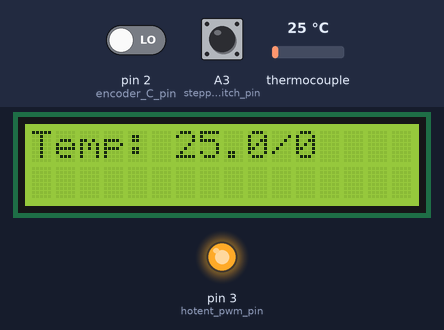
This program was run on a simulated Arduino Uno, built with avr-gcc and run on an emulated ATmega328P. On the bench: 16×2 character LCD, output pins drawn as LEDs (lit = HIGH). The test bench sets the inputs (shaded band); at power-on: pin 2 (encoder_C_pin) LOW, thermocouple 25 °C, A3 (stepper_control_switch_pin) LOW. Pins used as bus, display or sensor lines are not drawn.

Above: at 1.2 s.
1.3 s: pin 2 (encoder_C_pin) driven HIGH
At 2.2 s:
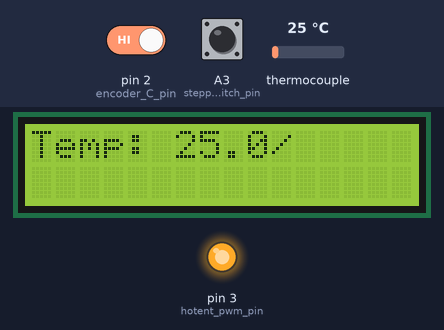
3.3 s: thermocouple set to 6 °C
At 4.1 s:
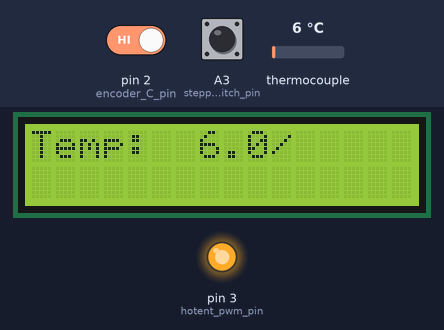
5.3 s: thermocouple set to 75 °C
At 6.05 s:
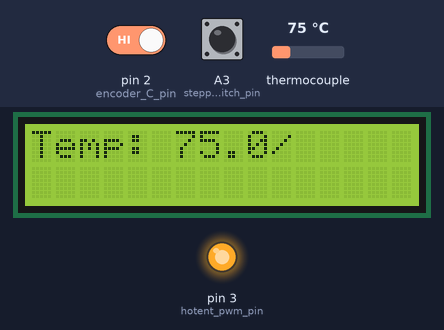
7.3 s: thermocouple set to 150 °C
At 8.05 s:
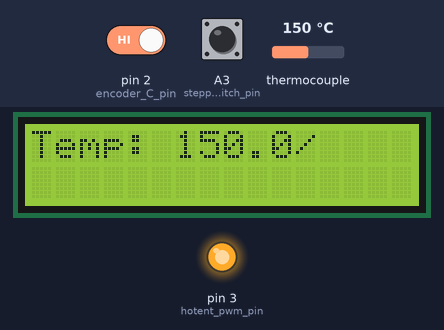
Timing chart, 0 to 10.3 s (numbered marks = the images above; inputs shaded):
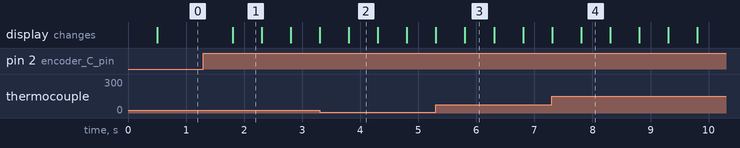

The program:

main.cpp
```cpp
#include <Arduino.h>
#include <LiquidCrystal.h>
#include <max6675.h>

//functions signitures
void regular_mocde();
void temp_select_mode_control();
void LCD_show(bool);
void read_endoder_status();
String convert_double_to_string(double);
double readTemperature();
int CalcPidValues();
void HotendUpdate();
void StepperMove(int);

//pins const setup
/*    LCD Module  ==>   Arduino
 *    1              ==>     Gnd
 *    2              ==>     5V
 *    3             ==>     5V or potensiometer
 *    4             ==>     D12
 *    5             ==>     Gnd
 *    6             ==>     D13
 *    7             ==>     Not Connected
 *    8             ==>     Not Connected
 *    9             ==>     Not Connected
 *    10             ==>    Not Connected
 *    11             ==>    A2
 *    12             ==>    A1
 *    13             ==>    A0
 *    14             ==>    D7
 *    15             ==>     5V
 *    16             ==>     Gnd      */
// LCD wireing shema in /img folder
const int lcd_rs_pin = 12;
const int lcd_en_pin = 13;
const int lcd_A2_pin = A2;
const int lcd_A1_pin = A1;
const int lcd_A0_pin = A0;
const int lcd_d7_pin = 7;

/*    Encoder Module  ==>   Arduino
 *    Clk              ==>     D0
 *    Gnd              ==>     Gnd
 *    Data             ==>     D1
 *    Switch_pin_A     ==>     D2
 *    Switch_Pin_B     ==>     Gnd (Pull off)
 *    */
const int encoder_A_pin = 0;
const int encoder_B_pin = 1;
const int encoder_C_pin = 2;

const int thermo_DO_pin = 4;
const int thermo_CS_pin = 5;
const int thermo_CLK_pin = 6;

const int stepper_dir_pin = 9;
const int stepper_step_pin = 10;

const int hotent_pwm_pin = 3;

const int stepper_control_switch_pin = A3;

//encoder controls consts
const int min_required_temp = 0;
const int max_required_temp = 250;
const int rotery_encoder_step = 10;


//encoder vars
int currentStateA;
int lastStateA;

//temperature and  pid  vars
double current_temp;
int requred_temp;
double last_temp_read;
float PID_error = 0;
float previous_error = 0;
int PID_value = 0;
float elapsed_PID_time;
float PID_time;
float PID_Time_prev;
int PID_p = 0;
int PID_i = 0;
int PID_d = 0;

// PID constants
int kp = 40.1;
int ki = 9.2;
int kd = 1.2;

//timers time stemp
unsigned long temp_select_blink_timestemp;
unsigned long display_refresh_timestemp;
unsigned long temp_read_timestemp;
unsigned long hotend_temp_update_timestemp;

//timers intervals
const int temp_select_blink_interval = 500;
const int display_refresh__interval = 500;
const int temp_read_interval = 500;
const int hotend_temp_update_interval = 300;

//menye vars
bool temp_select_mode = false;
bool show_required_temp = true;

const int stepper_delay_time = 1500;


LiquidCrystal lcd(lcd_rs_pin, lcd_en_pin, lcd_A2_pin, lcd_A1_pin, lcd_A0_pin, lcd_d7_pin);
MAX6675 thermocouple(thermo_CLK_pin, thermo_CS_pin, thermo_DO_pin);

void setup()
{
  // Define LCD Display
  pinMode(encoder_A_pin, INPUT);
  pinMode(encoder_B_pin, INPUT);
  pinMode(encoder_C_pin, INPUT);
  pinMode(hotent_pwm_pin,OUTPUT);
  pinMode(stepper_dir_pin,OUTPUT);
  pinMode(stepper_step_pin,OUTPUT);
  pinMode(stepper_control_switch_pin,INPUT);

  TCCR2B = TCCR2B & B11111000 | 0x03;    // pin 3 and 11 PWM f
  digitalWrite(hotent_pwm_pin,HIGH);
  digitalWrite(stepper_dir_pin,HIGH);

  lcd.begin(16, 2);

  Serial.begin(9600);

  current_temp = 0;
  requred_temp = 0;
  temp_select_blink_timestemp = 0;
  display_refresh_timestemp = 0;
  temp_read_timestemp = 0;
  last_temp_read = 0;

  lcd.clear();
  LCD_show(true);

  lastStateA = digitalRead(encoder_A_pin);
}

void loop()
{
  // check for "click" encoder input
  if (digitalRead(encoder_C_pin))
  {
    temp_select_mode = !temp_select_mode;
  }

  current_temp = readTemperature();
  // choose display mode
  if (temp_select_mode)
  {
    read_endoder_status();
    temp_select_mode_control();
  }
  else
    regular_mocde();

  HotendUpdate();

  if(digitalRead(stepper_control_switch_pin) == HIGH)
    StepperMove(1);

}

void LCD_show(bool show_required_temp)
{
  String current_temp_str = convert_double_to_string(current_temp);
  lcd.clear();
  lcd.setCursor(0, 0);
  lcd.print("Temp: ");
  lcd.print(current_temp_str);
  lcd.print("/");
  if (show_required_temp)
    lcd.print(int(requred_temp));
}

void read_endoder_status()
{
  currentStateA = digitalRead(encoder_A_pin);
  // If last and current state of outputA are different, then pulse occurred
  // React to only 1 state change to avoid double count
  if (currentStateA != lastStateA && currentStateA == 1)
  {

    // If the outputB state is different than the outputA state then
    // the encoder is rotating CCW so decrement
    if (digitalRead(encoder_B_pin) != currentStateA)
    {
      if (requred_temp <= max_required_temp - rotery_encoder_step)
        requred_temp += rotery_encoder_step;
    }
    else
    {
      // Encoder is rotating CW so increment
      if (requred_temp >= min_required_temp + rotery_encoder_step)
        requred_temp -= rotery_encoder_step;
    }
    //Serial.println(requred_temp);
  }
  lastStateA = currentStateA;
}

void temp_select_mode_control()
{
  if (millis() - temp_select_blink_timestemp >= temp_select_blink_interval)
  {
    temp_select_blink_timestemp = millis();
    LCD_show(show_required_temp);
    show_required_temp = !show_required_temp;
  }
}

void regular_mocde()
{
  if (millis() - display_refresh_timestemp >= display_refresh__interval)
  {
    display_refresh_timestemp = millis();
    LCD_show(true);
  }
}

String convert_double_to_string(double num)
{
  char buffer[7];
  dtostrf(num, 4, 1, buffer);
  return String(buffer);
}

double readTemperature()
{
  if (millis() - temp_read_timestemp >= temp_read_interval)
  {
    last_temp_read = thermocouple.readCelsius();
    temp_read_timestemp = millis();
  }
  return last_temp_read;
}

int CalcPidValues(){
  PID_error = requred_temp - current_temp;
    // Calculate the P value
    PID_p = kp * PID_error;

    if (-3 < PID_error &&  PID_error < 3)
    {
      PID_i = PID_i + (ki * PID_error);
    }

    // For derivative we need real time to calculate speed change rate
    PID_Time_prev = PID_time; // the previous time is stored before the actual time read
    PID_time = millis();      // actual time read
    elapsed_PID_time = (PID_time - PID_Time_prev) / 1000;
    // Now we can calculate the D calue
    PID_d = kd * ((PID_error - previous_error) / elapsed_PID_time);
    // Final total PID value is the sum of P + I + D
    PID_value = PID_p + PID_i + PID_d;

    if (PID_value < 0)
      PID_value = 0;
    if (PID_value > 255)
      PID_value = 255;

    return PID_value;
}

void HotendUpdate(){
  if (requred_temp != 0)
  {
      if (millis() - hotend_temp_update_timestemp >= hotend_temp_update_interval)
      {

      int PID_value = CalcPidValues();
      // Now we can write the PWM signal to the mosfet on digital pin D3
      analogWrite(hotent_pwm_pin, 255 - PID_value);
      previous_error = PID_error;

      hotend_temp_update_timestemp = millis();
    }
  }
  else
  //hotend off
    digitalWrite(hotent_pwm_pin,HIGH);

}

void StepperMove(int stepes)
{
  for (int i = 0; i < stepes; i++)
  {
    digitalWrite(stepper_step_pin, HIGH);
    delayMicroseconds(stepper_delay_time);
    digitalWrite(stepper_step_pin, LOW);
    delayMicroseconds(stepper_delay_time);
  }
}
```

Measured:
- after the input at 1.3 s, the display: changes after 0.50 s (image 1)
- what the display in image 1 shows lasts 0.5 s, from 1.8 s to 2.3 s
